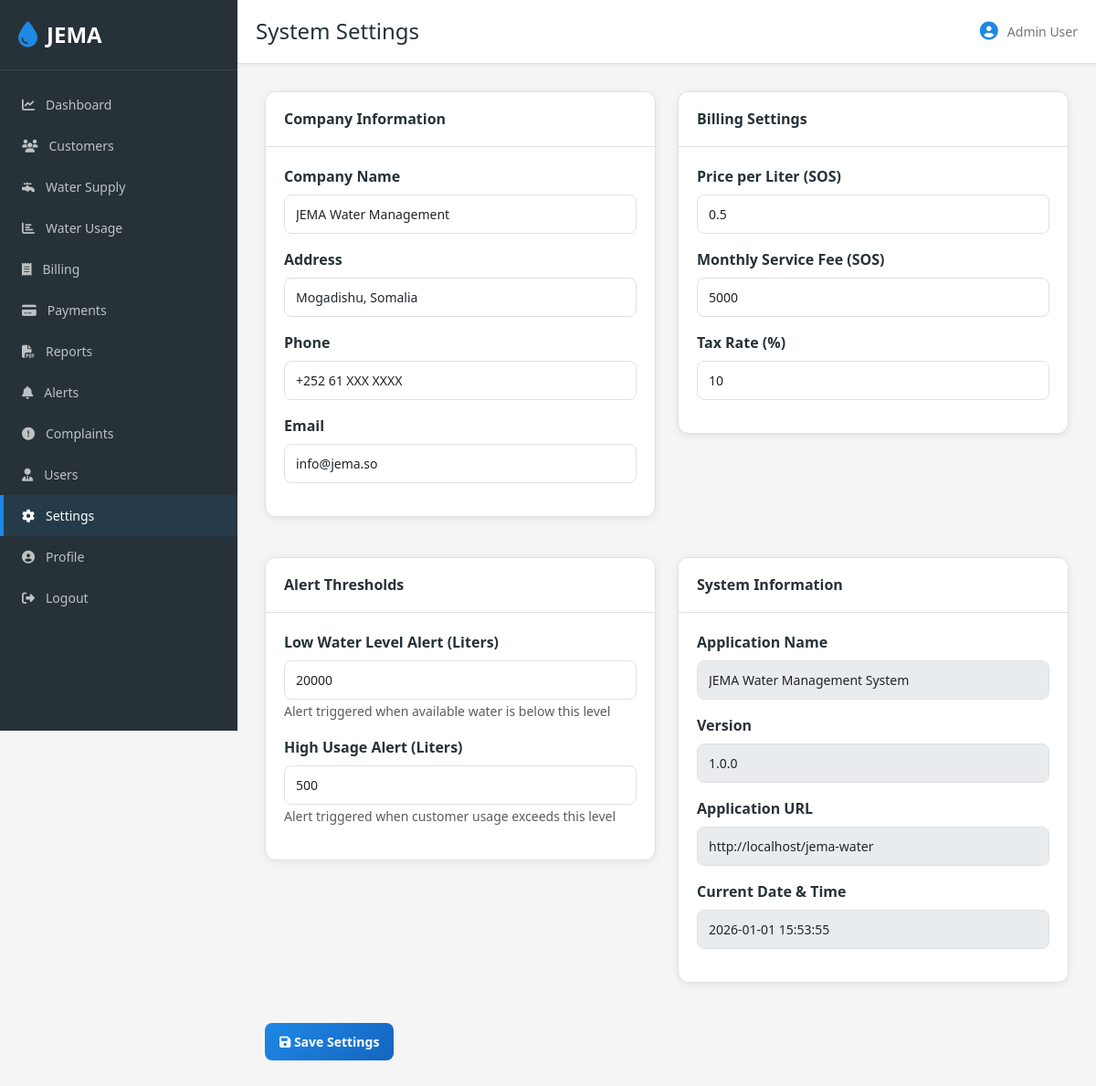
The page /settings.php (signed in) on the database its author committed.
### tables this page shows
CREATE TABLE IF NOT EXISTS settings (
    id INT PRIMARY KEY AUTO_INCREMENT,
    setting_key VARCHAR(100) UNIQUE NOT NULL,
    setting_value TEXT,
    description TEXT,
    updated_at TIMESTAMP DEFAULT CURRENT_TIMESTAMP ON UPDATE CURRENT_TIMESTAMP
);

### config.php (called while the page is built, shortened)
<?php
try {
    $db = new mysqli(DB_HOST, DB_USER, DB_PASS, DB_NAME);
    $db->set_charset("utf8mb4");
} catch (Exception $e) {
    die(json_encode(['error' => 'Database error: ' . $e->getMessage()]));
}
function escape($data) {
    return htmlspecialchars($data, ENT_QUOTES, 'UTF-8');
}
function getSetting($key, $default = null) {
    global $db;
    $stmt = $db->prepare("SELECT setting_value FROM settings WHERE setting_key = ?");
    $stmt->bind_param("s", $key);
    $stmt->execute();
    $result = $stmt->get_result();
    $row = $result->fetch_assoc();
    return $row ? $row['setting_value'] : $default;
}

### settings.php (the view, shortened to what this page needs)
<?php
require_once 'config.php';
$pricePerLiter = getSetting('price_per_liter', 0.5);
$serviceFee = getSetting('service_fee', 5000);
$taxRate = getSetting('tax_rate', 10);
$companyName = getSetting('company_name', 'JEMA Water Management');
$companyAddress = getSetting('company_address', 'Mogadishu, Somalia');
$companyPhone = getSetting('company_phone', '+252 61 XXX XXXX');
$companyEmail = getSetting('company_email', 'info@jema.so');
$lowWaterAlert = getSetting('low_water_alert_level', 20000);
$highUsageAlert = getSetting('high_usage_alert_level', 500);
?>
<!DOCTYPE html>
<html lang="en">
<head>
    <link href="https://cdn.jsdelivr.net/npm/bootstrap@5.3.0/dist/css/bootstrap.min.css" rel="stylesheet">
    <link rel="stylesheet" href="https://cdnjs.cloudflare.com/ajax/libs/font-awesome/6.4.0/css/all.min.css">
    <link rel="stylesheet" href="assets/style.css">
</head>
<body>
    <div class="d-flex">
        <?php include 'includes/sidebar.php'; ?>
        <main class="main-content">
            <header class="top-bar">
                <div class="header-left">
                    <h2>System Settings</h2>
                </div>
                <div class="header-right">
                    <div class="user-info">
                        <i class="fas fa-user-circle"></i>
                        <span><?php echo escape($_SESSION['full_name']); ?></span>
                    </div>
                </div>
            </header>
            <div class="content">
                <form method="POST" class="row">
                    <div class="col-lg-6 mb-4">
                        <div class="card">
                            <div class="card-header">
                                <h5>Company Information</h5>
                            </div>
                            <div class="card-body">
                                <div class="mb-3">
                                    <label class="form-label">Company Name</label>
                                    <input type="text" class="form-control" name="company_name" value="<?php echo escape($companyName); ?>" required>
                                </div>
                                <div class="mb-3">
                                    <label class="form-label">Address</label>
                                    <input type="text" class="form-control" name="company_address" value="<?php echo escape($companyAddress); ?>" required>
                                </div>
                                <div class="mb-3">
                                    <label class="form-label">Phone</label>
                                    <input type="tel" class="form-control" name="company_phone" value="<?php echo escape($companyPhone); ?>" required>
                                </div>
                                <div class="mb-3">
                                    <label class="form-label">Email</label>
                                    <input type="email" class="form-control" name="company_email" value="<?php echo escape($companyEmail); ?>" required>
                                </div>
                            </div>
                        </div>
                    </div>
                    <div class="col-lg-6 mb-4">
                        <div class="card">
                            <div class="card-header">
                                <h5>Billing Settings</h5>
                            </div>
                            <div class="card-body">
                                <div class="mb-3">
                                    <label class="form-label">Price per Liter (SOS)</label>
                                    <input type="number" class="form-control" name="price_per_liter" value="<?php echo escape($pricePerLiter); ?>" step="0.01" required>
                                </div>
                                <div class="mb-3">
                                    <label class="form-label">Monthly Service Fee (SOS)</label>
                                    <input type="number" class="form-control" name="service_fee" value="<?php echo escape($serviceFee); ?>" step="0.01" required>
                                </div>
                                <div class="mb-3">
                                    <label class="form-label">Tax Rate (%)</label>
                                    <input type="number" class="form-control" name="tax_rate" value="<?php echo escape($taxRate); ?>" step="0.01" required>
                                </div>
                            </div>
                        </div>
                    </div>
                    <div class="col-lg-6 mb-4">
                        <div class="card">
                            <div class="card-header">
                                <h5>Alert Thresholds</h5>
                            </div>
                            <div class="card-body">
                                <div class="mb-3">
                                    <label class="form-label">Low Water Level Alert (Liters)</label>
                                    <input type="number" class="form-control" name="low_water_alert_level" value="<?php echo escape($lowWaterAlert); ?>" step="1" required>
                                    <small class="form-text text-muted">Alert triggered when available water is below this level</small>
                                </div>
                                <div class="mb-3">
                                    <label class="form-label">High Usage Alert (Liters)</label>
                                    <input type="number" class="form-control" name="high_usage_alert_level" value="<?php echo escape($highUsageAlert); ?>" step="1" required>
                                    <small class="form-text text-muted">Alert triggered when customer usage exceeds this level</small>
                                </div>
                            </div>
                        </div>
                    </div>
                    <div class="col-lg-6 mb-4">
                        <div class="card">
                            <div class="card-header">
                                <h5>System Information</h5>
                            </div>
                            <div class="card-body">
                                <div class="mb-3">
                                    <label class="form-label">Application Name</label>
                                    <input type="text" class="form-control" value="<?php echo escape(APP_NAME); ?>" disabled>
                                </div>
                                <div class="mb-3">
                                    <label class="form-label">Version</label>
                                    <input type="text" class="form-control" value="<?php echo escape(APP_VERSION); ?>" disabled>
                                </div>
                                <div class="mb-3">
                                    <label class="form-label">Application URL</label>
                                    <input type="text" class="form-control" value="<?php echo escape(APP_URL); ?>" disabled>
                                </div>
                                <div class="mb-3">
                                    <label class="form-label">Current Date & Time</label>
                                    <input type="text" class="form-control" value="<?php echo date('Y-m-d H:i:s'); ?>" disabled>
                                </div>
                            </div>
                        </div>
                    </div>
                    <div class="col-12 mb-4">
                        <button type="submit" class="btn btn-primary btn-lg">
                            <i class="fas fa-save"></i> Save Settings
                        </button>
                    </div>
                </form>
            </div>
        </main>
    </div>
</body>
</html>

### assets/style.css (style rules this page uses)
:root { --primary-blue: #1E88E5; --primary-dark: #1565C0; --success-green: #2E7D32; --danger-red: #C62828; --warning-orange: #F9A825; --white: #FFFFFF; --dark-gray: #263238; --light-gray: #F5F5F5; --border-gray: #E0E0E0; --text-gray: #757575; }
* { margin: 0; padding: 0; box-sizing: border-box; }
html, body { height: 100%; font-family: 'Segoe UI', Tahoma, Geneva, Verdana, sans-serif; background-color: var(--light-gray); }
body { color: var(--dark-gray); }
.d-flex { display: flex; }
.main-content { flex: 1; margin-left: 260px; transition: margin-left 0.3s ease; min-height: 100vh; display: flex; flex-direction: column; }
.top-bar { background: white; padding: 20px; border-bottom: 1px solid var(--border-gray); display: flex; justify-content: space-between; align-items: center; box-shadow: 0 2px 4px rgba(0, 0, 0, 0.05); }
.header-left { display: flex; align-items: center; gap: 15px; }
.header-left h2 { font-size: 24px; margin: 0; color: var(--dark-gray); }
.header-right { display: flex; align-items: center; gap: 20px; }
.user-info { display: flex; align-items: center; gap: 10px; font-size: 14px; color: var(--text-gray); }
.user-info i { font-size: 20px; color: var(--primary-blue); }
.content { flex: 1; padding: 30px; overflow-y: auto; }
.card { background: white; border: 1px solid var(--border-gray); border-radius: 12px; box-shadow: 0 2px 8px rgba(0, 0, 0, 0.08); margin-bottom: 20px; overflow: hidden; }
.card-header { background: white; border-bottom: 1px solid var(--border-gray); padding: 20px; }
.card-header h5 { margin: 0; font-size: 16px; font-weight: 600; color: var(--dark-gray); }
.card-body { padding: 20px; }
.form-control { border: 1px solid var(--border-gray); border-radius: 8px; padding: 10px 12px; font-size: 14px; transition: border-color 0.3s ease; }
.form-label { font-weight: 600; color: var(--dark-gray); margin-bottom: 8px; }
.btn { border-radius: 8px; padding: 10px 16px; font-weight: 600; font-size: 14px; transition: all 0.3s ease; border: none; }
.btn-primary { background: linear-gradient(135deg, var(--primary-blue) 0%, var(--primary-dark) 100%); color: white; }
.card, .stat-card { animation: slideIn 0.3s ease; }

### rows shown on the page
settings: company_name "JEMA Water Management"
settings: company_address "Mogadishu, Somalia"
settings: company_phone "+252 61 XXX XXXX"
settings: company_email "info@jema.so"
settings: price_per_liter "0.5"
settings: service_fee "5000"
settings: tax_rate "10"
settings: low_water_alert_level "20000"
settings: high_usage_alert_level "500"

### other values the page prints
$_SESSION['full_name'] "Admin User"
